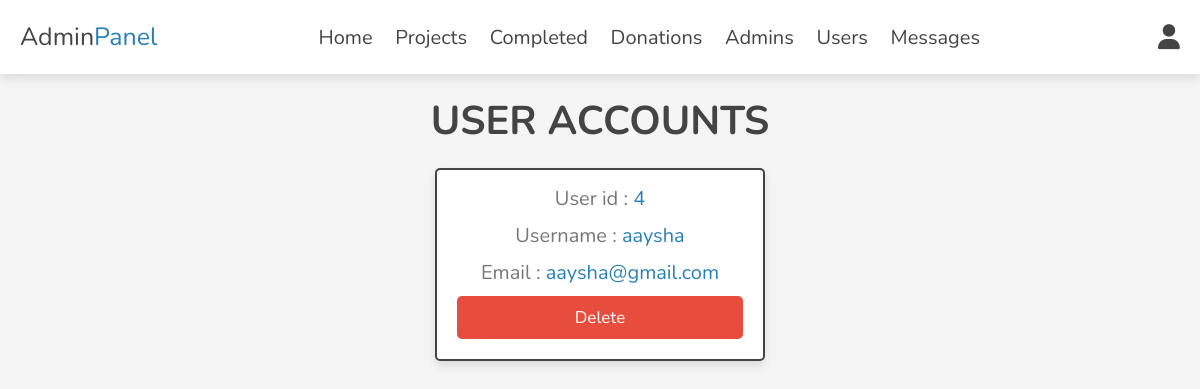
Screenshot of /admin/users_accounts.php (signed in) with the database file from the repository.
### tables this page shows
CREATE TABLE `users` (
  `id` int(255) NOT NULL,
  `name` varchar(150) NOT NULL,
  `email` varchar(150) NOT NULL,
  `password` varchar(150) NOT NULL
);

### admin/users_accounts.php (the view, shortened to what this page needs)
<?php
include '../components/connect.php';
?>
<!DOCTYPE html>
<html lang="en">
<head>
   <link rel="stylesheet" href="https://cdnjs.cloudflare.com/ajax/libs/font-awesome/6.1.1/css/all.min.css">
   <link rel="stylesheet" href="../css/admin_style.css">
</head>
<body>
<?php include '../components/admin_header.php'; ?>
<section class="accounts">
   <h1 class="heading">User accounts</h1>
   <div class="box-container">
   <?php
      $select_accounts = $conn->prepare("SELECT * FROM `users`");
      $select_accounts->execute();
      if($select_accounts->rowCount() > 0){
         while($fetch_accounts = $select_accounts->fetch(PDO::FETCH_ASSOC)){
   ?>
   <div class="box">
      <p> User id : <span><?= $fetch_accounts['id']; ?></span> </p>
      <p> Username : <span><?= $fetch_accounts['name']; ?></span> </p>
      <p> Email : <span><?= $fetch_accounts['email']; ?></span> </p>
      <a href="users_accounts.php?delete=<?= $fetch_accounts['id']; ?>" onclick="return confirm('delete this account? the user related information will also be delete!')" class="delete-btn">delete</a>
   </div>
   <?php
         }
      }else{
         echo '<p class="empty">no accounts available!</p>';
      }
   ?>
   </div>
</section>
</body>
</html>

### css/admin_style.css (style rules this page uses)
:root { --main-color:#2980b9; --orange:#f39c12; --red:#e74c3c; --black:#444; --white:#fff; --light-color:#777; --light-bg:#f5f5f5; --border:.2rem solid var(--black); --box-shadow:0 .5rem 1rem rgba(0,0,0,.1); }
* { font-family: 'Nunito', sans-serif; margin:0; padding:0; box-sizing: border-box; outline: none; border:none; text-decoration: none; }
html { font-size: 62.5%; overflow-x: hidden; }
body { background-color: var(--light-bg); }
section { padding:2rem; max-width: 1200px; margin:0 auto; }
.heading { font-size: 4rem; color:var(--black); margin-bottom: 2rem; text-align: center; text-transform: uppercase; }
.btn, .delete-btn, .option-btn { display: block; width: 100%; margin-top: 1rem; border-radius: .5rem; padding:1rem 3rem; font-size: 1.7rem; text-transform: capitalize; color:var(--white); cursor: pointer; text-align: center; }
.delete-btn { background-color: var(--red); }
.accounts .box-container { display: grid; grid-template-columns: repeat(auto-fit, 33rem); gap:1.5rem; align-items: flex-start; justify-content: center; }
.accounts .box-container .box { padding:2rem; padding-top: .5rem; border-radius: .5rem; text-align: center; border:var(--border); background-color: var(--white); box-shadow: var(--box-shadow); }
.accounts .box-container .box p { font-size: 2rem; color:var(--light-color); margin: 1rem 0; }
.accounts .box-container .box p span { color:var(--main-color); }

### rows the page displays
users: id "4", name "aaysha", email "aaysha@gmail.com"
